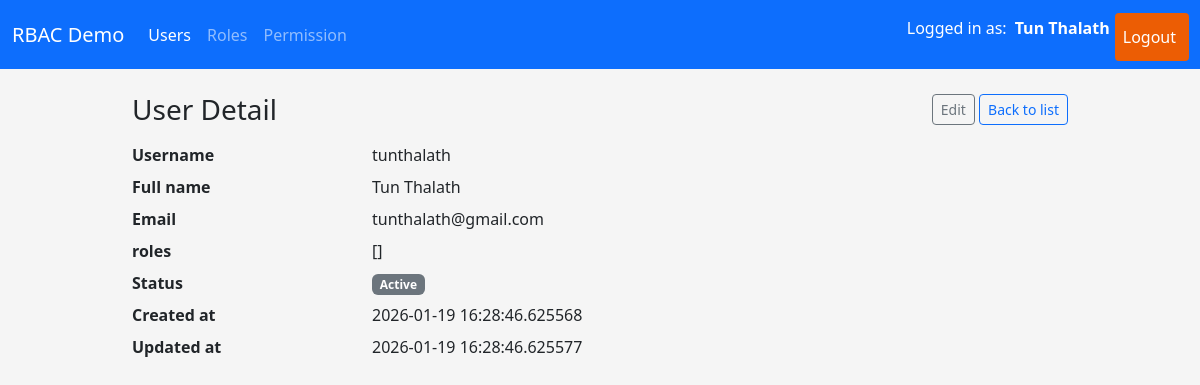
/users/1 (signed in), run on an earlier commit of the app's database.
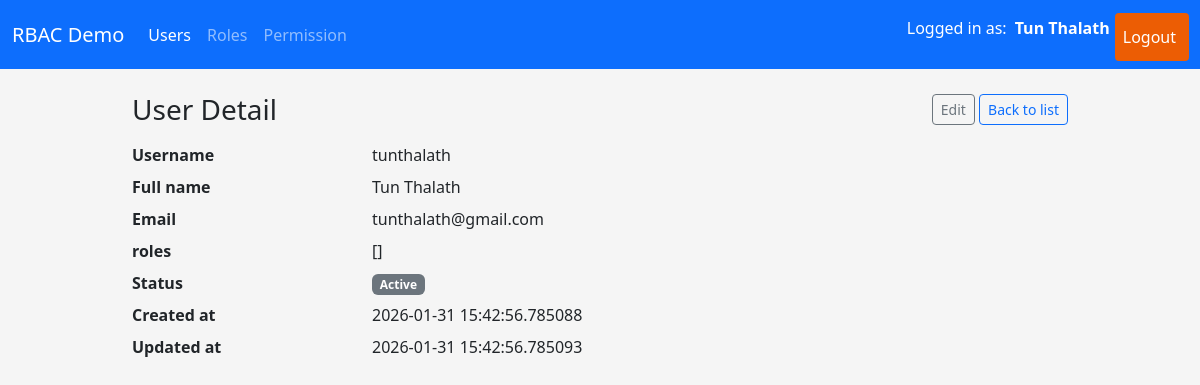
And on a later commit of the database.
### app/models/user.py (models this page shows, shortened)
class User(UserMixin, db.Model):
    __tablename__ = "users"
    id = db.Column(db.Integer, primary_key=True)
    username = db.Column(db.String(80), unique=True, nullable=False)
    email = db.Column(db.String(120), unique=True, nullable=False)
    full_name = db.Column(db.String(120), nullable=False)
    is_active = db.Column(db.Boolean, default=True, nullable=False)
    password_hash = db.Column(db.String(255), nullable=False)
    created_at = db.Column(db.DateTime, default=datetime.utcnow, nullable=False)
    updated_at = db.Column(db.DateTime, default=datetime.utcnow, onupdate=datetime.utcnow, nullable=False)
    roles = db.relationship("Role", secondary=user_roles, back_populates="users")
    transactions = db.relationship("Transaction", backref="user", lazy=True)

### app/routes/user_routes.py (the view)
@user_bp.route("/<int:user_id>")
@login_required
def detail(user_id: int):
    user = UserService.get_by_id(user_id)
    if user is None:
        abort(404)
    return render_template("users/detail.html", user=user)

### app/services/user_services.py (called while the page is built)
    @staticmethod
    def get_by_id(user_id: int) -> Optional[User]:
        return User.query.get(user_id)

### app/templates/users/detail.html (shortened to what this page needs)
{% extends "layouts/base.html" %}
{% block content %}
<div class="d-flex justify-content-between align-items-center mb-3">
    <h1 class="h3 mb-0">User Detail</h1>
    <div>
        <a href="{{ url_for('users.edit', user_id=user.id) }}"
           class="btn btn-sm btn-outline-secondary">Edit</a>
        <a href="{{ url_for('users.index') }}"
           class="btn btn-sm btn-outline-primary">Back to list</a>
    </div>
</div>
<dl class="row">
    <dt class="col-sm-3">Username</dt>
    <dd class="col-sm-9">{{ user.username }}</dd>
    <dt class="col-sm-3">Full name</dt>
    <dd class="col-sm-9">{{ user.full_name }}</dd>
    <dt class="col-sm-3">Email</dt>
    <dd class="col-sm-9">{{ user.email }}</dd>
    <dt class="col-sm-3">roles</dt>
    <dd class="col-sm-9">{{ user.roles }}</dd>
    <dt class="col-sm-3">Status</dt>
    <dd class="col-sm-9">
        {% if user.is_active %}
        <span class="badge text-bg-secondary">Active</span>
        {% else %}
        <span class="badge text-bg-secondary">Inactive</span>
        {% endif %}
    </dd>
    <dt class="col-sm-3">Created at</dt>
    <dd class="col-sm-9">{{ user.created_at }}</dd>
    <dt class="col-sm-3">Updated at</dt>
    <dd class="col-sm-9">{{ user.updated_at }}</dd>
</dl>
{% endblock %}

### app/templates/layouts/base.html (shortened to what this page needs)
<!doctype html>
<html lang="en">
    <head>
        <link href="https://cdn.jsdelivr.net/npm/bootstrap@5.3.8/dist/css/bootstrap.min.css" rel="stylesheet" />
        <link rel="stylesheet" href="{{ url_for('static', filename='css/style.css') }} " />
    </head>
    <body>
        <nav class="navbar navbar-expand-lg navbar-dark bg-primary mb-4">
            <div class="container-fluid">
                <a class="navbar-brand" href="#">
                    RBAC Demo
                </a>
                <div class="collapse navbar-collapse" id="navbarMain">
                    <ul class="navbar-nav me-auto mb-2 mb-lg-0">
                        <li class="nav-item">
                            <a href="{{ url_for('users.index') }}"
                               class="nav-link {% if request.blueprint == 'users' %}active {% endif %}" >
                                Users
                            </a>
                        </li>
                        <li class="nav-item">
                            <a href="{{ url_for('roles.index') }}"
                               class="nav-link {% if request.blueprint == 'roles' %}active{% endif %}">
                                Roles
                            </a>
                        </li>
                        <li class="nav-item">
                            <a href="{{ url_for('permissions.index') }}"
                               class="nav-link {% if request.blueprint == 'permissions' %}active {% endif %}">
                                Permission
                            </a>
                        </li>
                    </ul>
                    <ul class="navbar-nav me-1 mb-2 mb-lg-0">
                        {% if current_user.is_authenticated %}
                        <li class="nav-item">
                            <li class="nav-item">
                                <span class="navbar text-white">
                                    Logged in as: <strong class="ms-2">{{ current_user.full_name }}</strong>
                                </span>
                            </li>
                        </li>
                        <li class="nav-item">
                            <a href="{{ url_for('auth.logout') }}" class="nav-link login-button">Logout</a>
                        </li>
                        {% else %}
                        <li class="nav-item">
                            <a href="{{ url_for('auth.login') }}" class="nav-link login-button">Login</a>
                        </li>
                        {% endif %}
                    </ul>
                </div>
            </div>
        </nav>
        <main class="container">
            {% block content %}{% endblock %}
        </main>
    </body>
</html>

What changed in the data, as far as the page shows it:
changed User "Tun Thalath": created_at "2026-01-19 16:28:46.625568" → "2026-01-31 15:42:56.785088"; updated_at "2026-01-19 16:28:46.625577" → "2026-01-31 15:42:56.785093"
